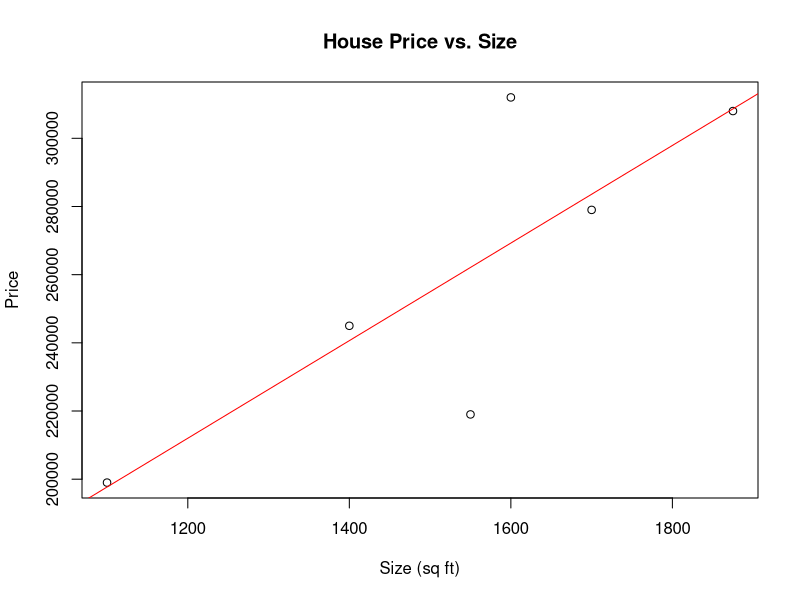
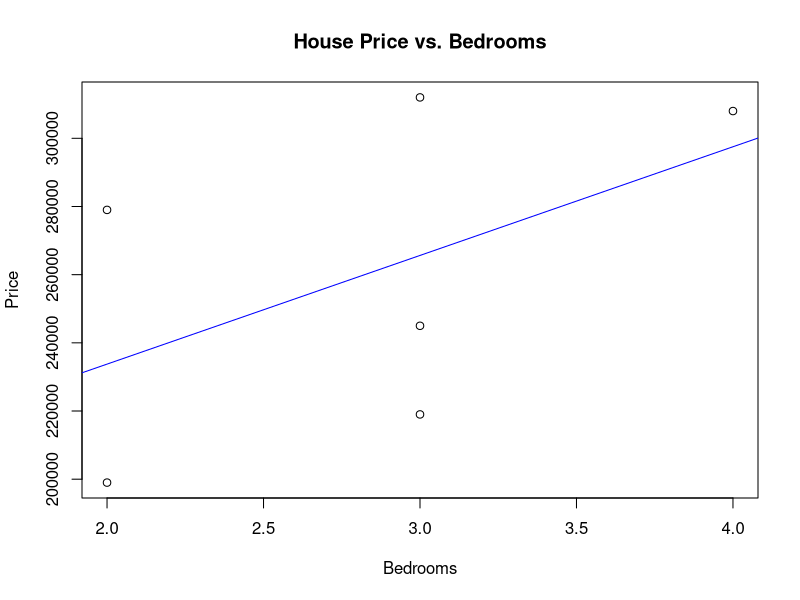

These charts were generated, in order, by the following R code:
# Sample dataset: house prices with features (size, bedrooms) and target variable (price)
house_data <- data.frame(
  size = c(1400, 1600, 1700, 1875, 1100, 1550),
  bedrooms = c(3, 3, 2, 4, 2, 3),
  price = c(245000, 312000, 279000, 308000, 199000, 219000)
)

# Check the structure of the dataset
str(house_data)

# Scatterplot to visualize the relationship between features and target variable
plot(house_data$size, house_data$price, xlab = "Size (sq ft)", ylab = "Price", main = "House Price vs. Size")
abline(lm(price ~ size, data = house_data), col = "red")  # Add regression line

plot(house_data$bedrooms, house_data$price, xlab = "Bedrooms", ylab = "Price", main = "House Price vs. Bedrooms")
abline(lm(price ~ bedrooms, data = house_data), col = "blue")  # Add regression line

# Multivariate Linear Regression Model
model <- lm(price ~ size + bedrooms, data = house_data)

# Summary of the model
summary(model)

# Predictions
new_data <- data.frame(size = c(1500, 1800),
                       bedrooms = c(3, 4))
predictions <- predict(model, newdata = new_data)
predictions
